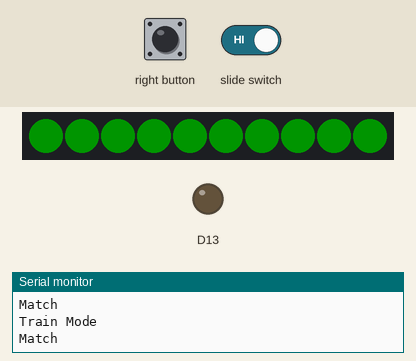
The sketch below on a simulated Adafruit Circuit Playground Express. Parts: 10 RGB LEDs in strip order, left to right, output pins drawn as LEDs (lit = HIGH), the last lines printed to the serial monitor. The test bench sets the inputs (shaded band). Dim RGB values are drawn brighter than linear; random numbers use the default seed unless the sketch sets one.

Above: at 3.8 s.
3.9 s: right button pressed for 3.2 s
At 4.7 s:
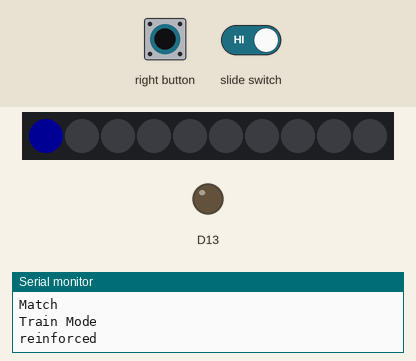
8.6 s: right button pressed for 1.3 s
At 11.1 s:
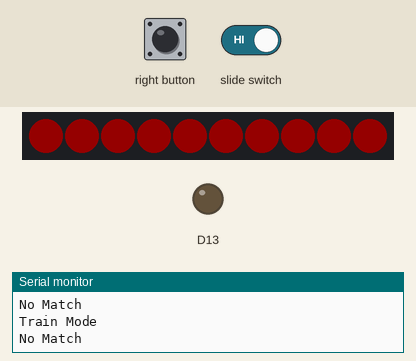
Timing chart, 0 to 12.6 s (numbered marks = the images above; inputs shaded):
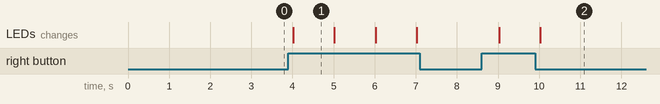

The sketch:

ArtScience_LearnNotes.ino
```cpp
//Tomas de Camino Beck
//www.funcostarica.org

// learns to recognize a set of notes
// choose notes you want ro recognize, and then have CP to turn
//green. Then choose notes you don't wnat and train to turn red...

#include <Adafruit_CircuitPlayground.h>
#include "Perceptron.h"

#define BINS   32          // The number of FFT frequency bins

perceptron notePerceptron(33);// setup perceptron with 33 entries

void setup() {
  CircuitPlayground.begin();  // Set up the board library and serial
  Serial.begin(9600);
  randomSeed(CircuitPlayground.readCap(3));
  notePerceptron.randomize(); //randomize perceptron
  notePerceptron.setTraining(0.08);//set learning speed
}

void loop() {
  uint8_t i, j;
  uint16_t spectrum[BINS];


  //take a sample of the mic and get spectrum
  CircuitPlayground.mic.fft(spectrum);

  //set perceptron inputs
  for (i = 0; i < 32; i++) {
    notePerceptron.inputs[i] = spectrum[i];
  }


  // perceptron makes a guess
  float guess = notePerceptron.feedForward();

  //set green or red
  uint32_t c;
  if (guess == 1) {
    c = CircuitPlayground.strip.Color(0, 255, 0);
    Serial.println("Match");
  }
  else {
    c = CircuitPlayground.strip.Color(255, 0, 0);
    Serial.println("No Match");

  }

  for (int i = 0; i <= 9; i++) {
    CircuitPlayground.setPixelColor(i, c);
  }

  delay(1000);

  //is switch then in training mode
  if (CircuitPlayground.slideSwitch()) {
    Serial.println("Train Mode");
    //press button when playground makes classifies incorrectly
    if (CircuitPlayground.rightButton()) {
      Serial.println("reinforced");
      CircuitPlayground.clearPixels();
      //desired, guess
      notePerceptron.train(-guess, guess);
      //led blue to indicate it was trained
      CircuitPlayground.setPixelColor(0, CircuitPlayground.strip.Color(0, 0, 255));
      delay(1000);
    }
  }

}
```

Measured:
- after the input at 3.9 s, the LEDs: change after 0.12 s (image 1)
- after the input at 8.6 s, the LEDs: first change after 0.43 s (image 2 shows a later state)
- what the display in image 1 shows lasts 1.0 s, from 4.0 s to 5.0 s
